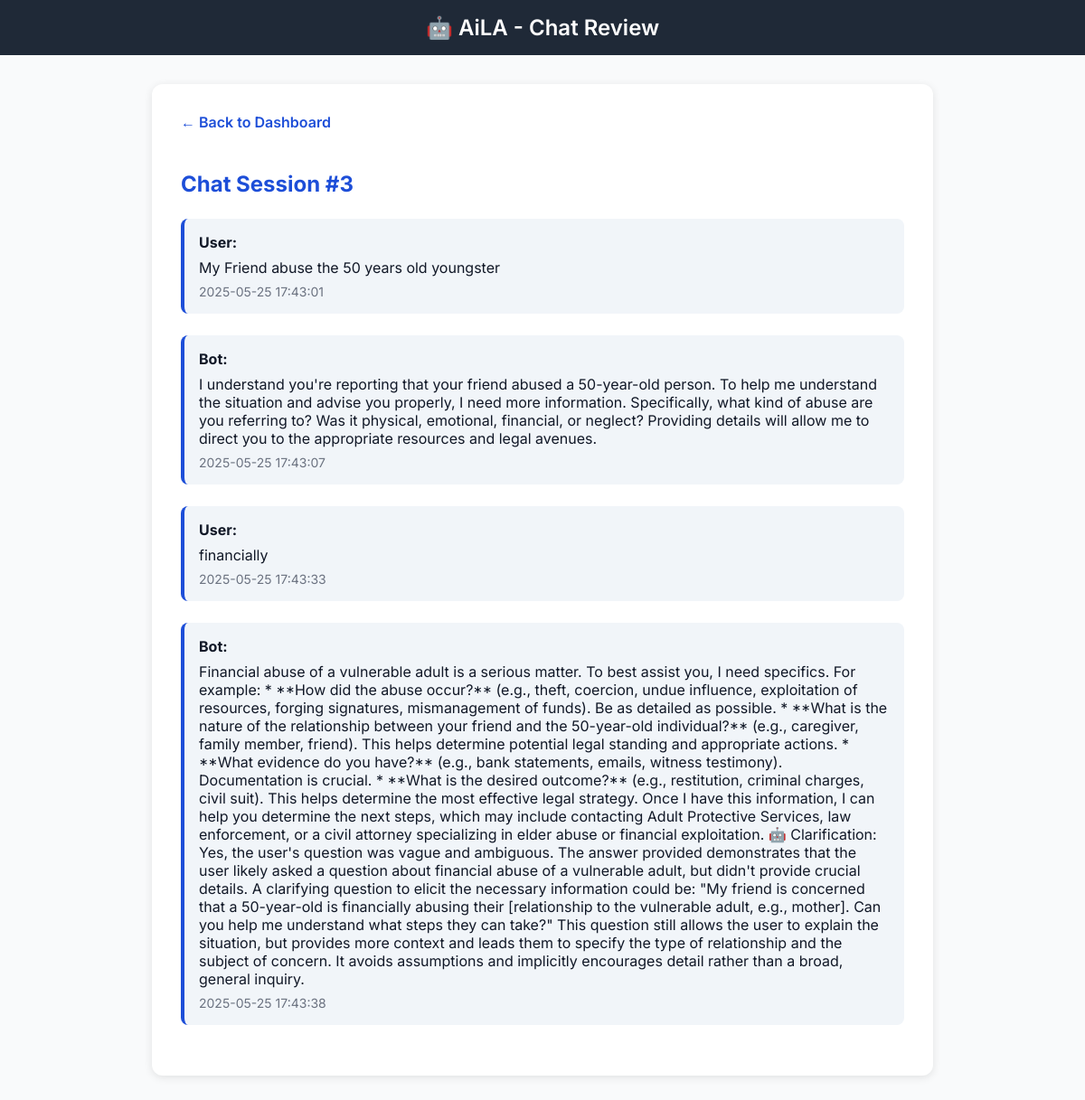
Screenshot of /view_chat/3 (signed in) with the database file from the repository.
### tables this page shows
CREATE TABLE chat_history (
            id INTEGER PRIMARY KEY AUTOINCREMENT,
            chat_session_id INTEGER NOT NULL,
            role TEXT NOT NULL,
            content TEXT NOT NULL,
            timestamp DATETIME DEFAULT CURRENT_TIMESTAMP,
            FOREIGN KEY(chat_session_id) REFERENCES chat_sessions(id)
        );

### app.py (the view)
@app.route('/view_chat/<int:session_id>')
@login_required
def view_chat(session_id):
    user = get_user_by_id(session['user_id'])
    db = get_db()
    session_owner = db.execute(
        "SELECT user_id FROM chat_sessions WHERE id = ?",
        (session_id,)
    ).fetchone()
    if not session_owner or session_owner['user_id'] != user['id']:
        return "Unauthorized", 403
    history = db.execute(
        "SELECT role, content, timestamp FROM chat_history WHERE chat_session_id = ? ORDER BY id ASC",
        (session_id,)
    ).fetchall()
    return render_template('view_chat.html', history=history, username=user['username'], session_id=session_id)

### app.py (called while the page is built)
def get_db():
    db = getattr(g, '_database', None)
    if db is None:
        db = g._database = sqlite3.connect(DATABASE)
        db.row_factory = sqlite3.Row
    return db

@app.teardown_appcontext
def close_connection(exception):
    db = getattr(g, '_database', None)
    if db is not None:
        db.close()

def get_user_by_id(user_id):
    db = get_db()
    return db.execute("SELECT * FROM users WHERE id = ?", (user_id,)).fetchone()

def login_required(f):
    from functools import wraps
    @wraps(f)
    def decorated_function(*args, **kwargs):
        if 'user_id' not in session:
            return redirect(url_for('login'))
        return f(*args, **kwargs)
    return decorated_function

### templates/view_chat.html (shortened to what this page needs)
<!DOCTYPE html>
<html lang="en">
<head>
</head>
<body>
    <header>🤖 AiLA - Chat Review</header>
    <div class="container">
        <a href="{{ url_for('dashboard') }}" class="back-link">← Back to Dashboard</a>
        <h2>Chat Session #{{ session_id }}</h2>
        {% for message in history %}
        <div class="message">
            <strong>{{ message.role.title() }}:</strong>
            {{ message.content }}
            <span class="timestamp">{{ message.timestamp }}</span>
        </div>
        {% endfor %}
    </div>
</body>
</html>

### templates/view_chat.html (style rules this page uses)
body { margin: 0; font-family: 'Inter', sans-serif; background-color: #f9fafb; color: #111827; }
header { background-color: #1f2937; color: white; padding: 1rem; text-align: center; font-size: 1.5rem; font-weight: 600; }
.container { max-width: 800px; margin: 2rem auto; background-color: white; padding: 2rem; border-radius: 0.75rem; box-shadow: 0 2px 10px rgba(0,0,0,0.1); }
h2 { color: #1d4ed8; margin-bottom: 1.5rem; }
a.back-link { display: inline-block; margin-bottom: 1.5rem; color: #1d4ed8; text-decoration: none; font-weight: 600; }
.message { margin-bottom: 1.5rem; padding: 1rem; border-left: 4px solid #1d4ed8; background-color: #f1f5f9; border-radius: 0.5rem; }
.message strong { display: block; margin-bottom: 0.5rem; color: #111827; }
.timestamp { display: block; font-size: 0.875rem; color: #6b7280; margin-top: 0.5rem; }

### rows the page displays
chat_history: role "User", content "My Friend abuse the 50 years old youngster", timestamp "2025-05-25 17:43:01"
chat_history: role "Bot", content "I understand you're reporting that your friend abused a 50-year-old person. To help me understand the situation and advise you properly, I need more information. Specifically, what kind of abuse are you referring to? Was it physical, emotional, financial, or neglect? Providing details will allow me to direct you to the appropriate resources and legal avenues.", timestamp "2025-05-25 17:43:07"
chat_history: role "User", content "financially", timestamp "2025-05-25 17:43:33"
chat_history: role "Bot", content "Financial abuse of a vulnerable adult is a serious matter. To best assist you, I need specifics. For example: * **How did the abuse occur?** (e.g., theft, coercion, undue influence, exploitation of resources, forging signatures, mismanagement of funds). Be as detailed as possible. * **What is the nature of the relationship between your friend and the 50-year-old individual?** (e.g., caregiver, family member, friend). This helps determine potential legal standing and appropriate actions. * **What evidence do you have?** (e.g., bank statements, emails, witness testimony). Documentation is crucial. * **What is the desired outcome?** (e.g., restitution, criminal charges, civil suit). This helps…", timestamp "2025-05-25 17:43:38"

### other values shown
{{ session_id }} "3"
